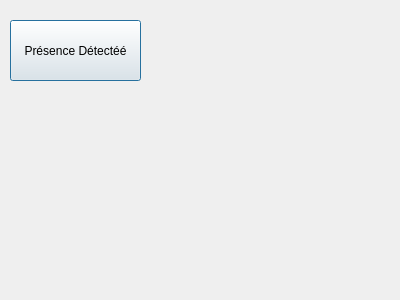
<?xml version="1.0" encoding="UTF-8"?>
<ui version="4.0">
 <class>Detecteur</class>
 <widget class="QDialog" name="Detecteur">
  <property name="geometry">
   <rect>
    <x>0</x>
    <y>0</y>
    <width>400</width>
    <height>300</height>
   </rect>
  </property>
  <property name="windowTitle">
   <string>Dialog</string>
  </property>
  <widget class="QPushButton" name="pushButtonIntrus">
   <property name="geometry">
    <rect>
     <x>10</x>
     <y>20</y>
     <width>131</width>
     <height>61</height>
    </rect>
   </property>
   <property name="text">
    <string>Présence Détectéé</string>
   </property>
  </widget>
 </widget>
 <resources/>
 <connections/>
</ui>
